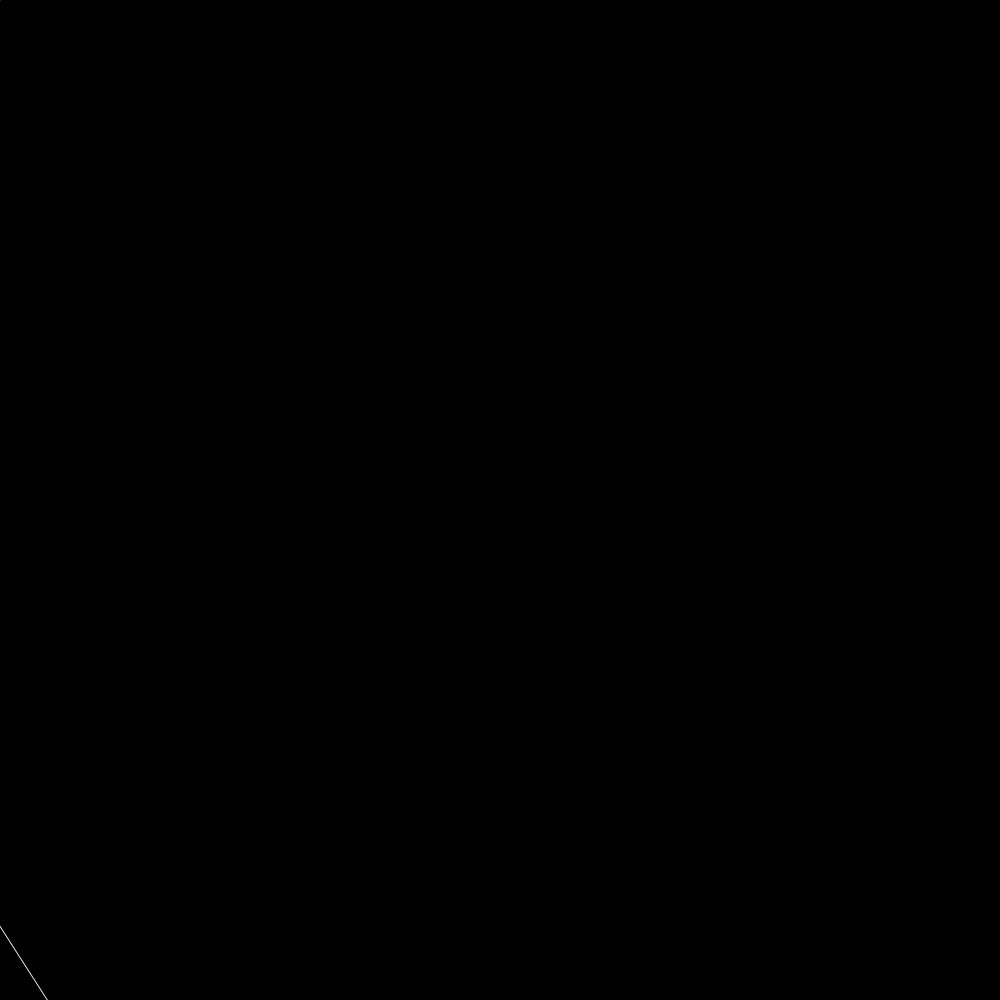
Frame 1 (no input)
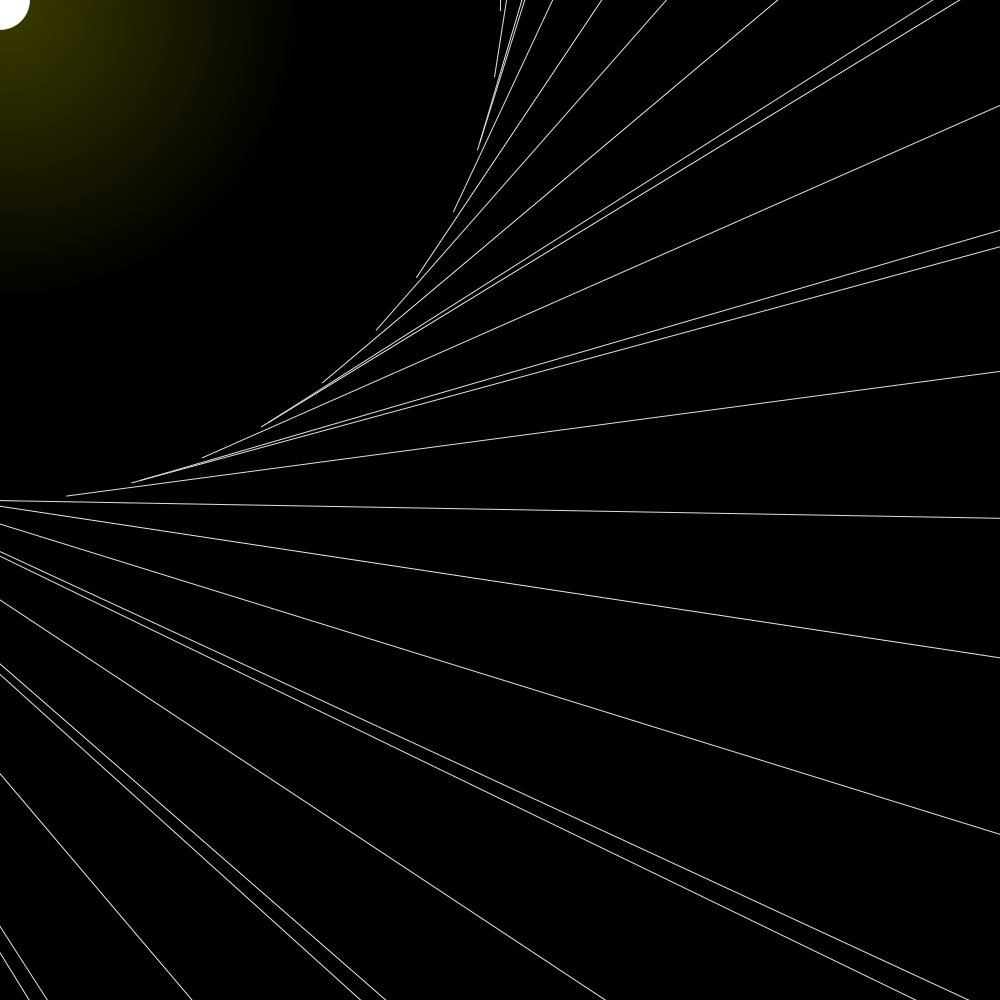
Frame 60 (the mouse pressed at the canvas centre just before this capture)
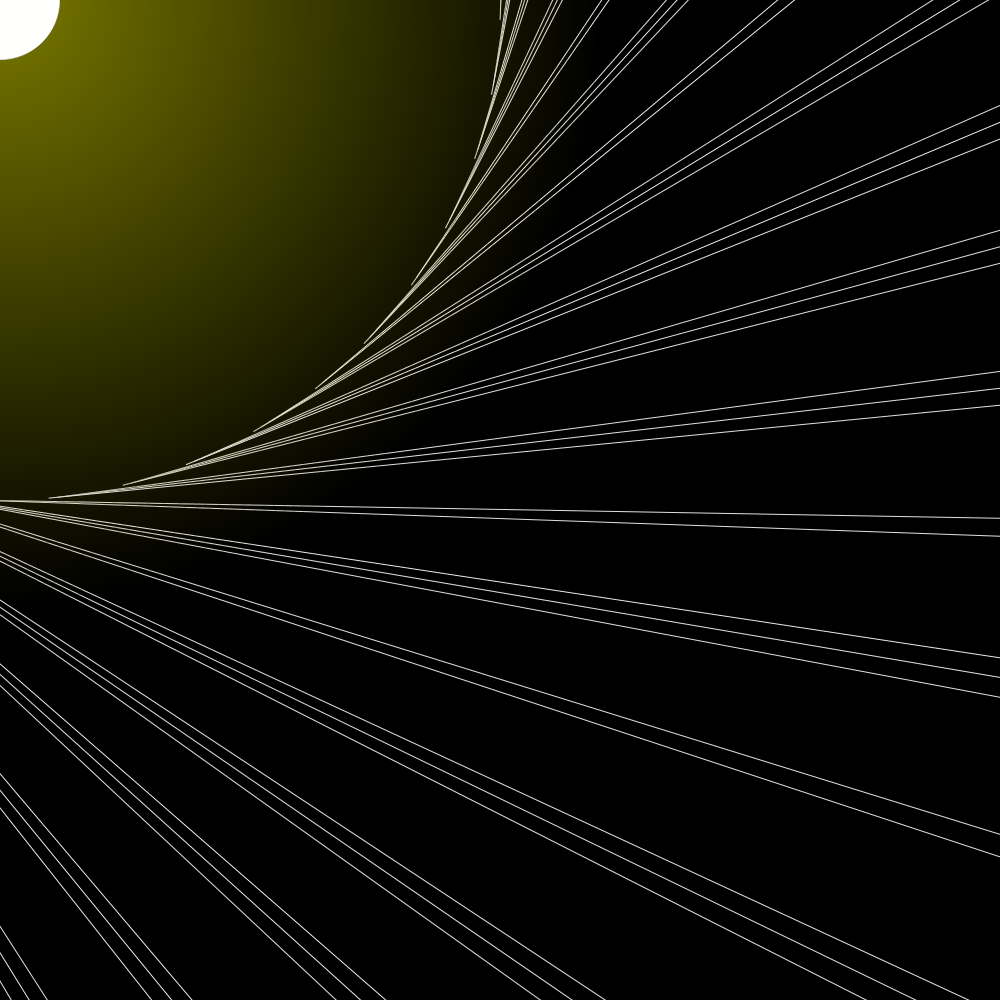
Frame 120 (the mouse held since frame 60 and released just before this capture)

The Processing sketch that drew these frames (run headless with seeded random() and noise(); from frame 60 on, the mouse is pressed at the canvas centre):

// Processing sketch: Overwhelm
// ── Overwhelm.pde
float a = 0.0;
float s = 0.0;

void setup (){
  
  size(1000,1000);
  background(0);
  frameRate(150);
}

void draw (){
  
    s=s+0.02;
    
  pushMatrix();
  strokeWeight(0);
  fill(255);
  rotate(frameCount);
  rect(0,500,1500,1);
  popMatrix();
  
  scale(s);
  //translate(width/2,height/2);
  ellipse(0,0,50,50);
  
  pushMatrix();
  fill(255,245,36,1);
  rotate(frameRate);
  ellipse(0,0,500,500);
  popMatrix();
  
  
}
